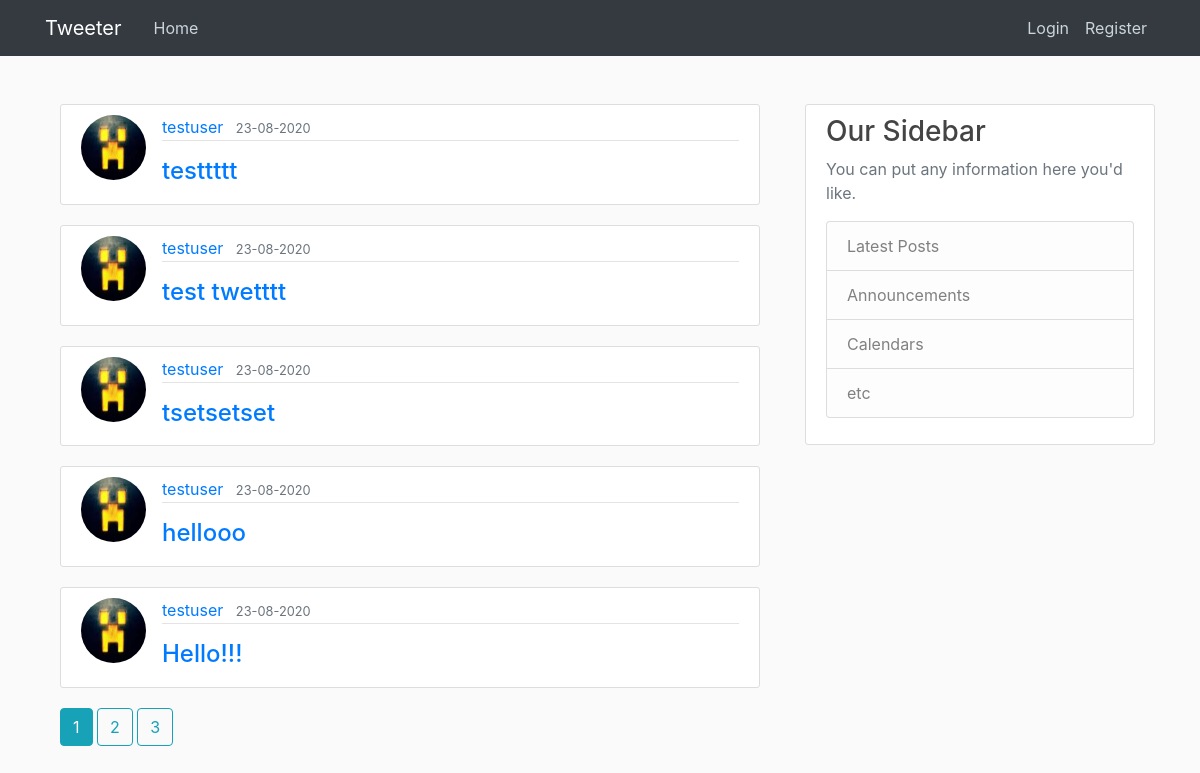
Before: / with the older database file.
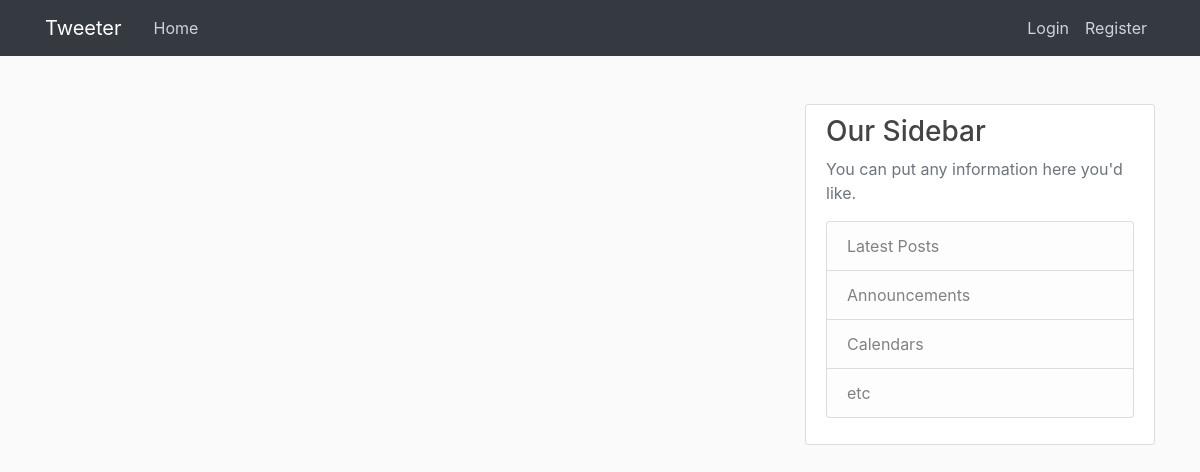
After: the same page with the newer database file.
### tweeter/models.py (models this page shows, shortened)
class Tweet(db.Model):
    id = db.Column(db.Integer, primary_key=True)
    text = db.Column(db.String(200), nullable=False)
    date_posted = db.Column(db.DateTime, nullable=False, default=datetime.utcnow)
    user_id = db.Column(db.Integer, db.ForeignKey('user.id'), nullable=False)

class User(db.Model, UserMixin):
    id = db.Column(db.Integer, primary_key=True)
    username = db.Column(db.String(20), unique=True, nullable=False)
    email = db.Column(db.String(120), unique=True, nullable=False)
    image_file = db.Column(db.String(20), nullable=False, default='default.jpg')
    password = db.Column(db.String(60),nullable=False)
    tweets = db.relationship('Tweet', backref='author', lazy=True)

### tweeter/routes.py (the view)
@app.route('/')
def index():
    page = request.args.get('page', 1, type=int)
    tweets = Tweet.query.order_by(Tweet.date_posted.desc()).paginate(page=page, per_page=5)
    return render_template('index.html', tweets=tweets)

### tweeter/templates/index.html
{% extends "base.html" %}
{% block content %}
{% for tweet in tweets.items %}
    <article class="media content-section" >
        <img src="{{ url_for('static', filename='profile_pics/' + tweet.author.image_file) }}" class="rounded-circle article-img" alt="">
        <div class="media-body">
        <div class="article-metadata">
            <a class="mr-2" href="{{ url_for('user_tweets', username=tweet.author.username) }}">{{ tweet.author.username }}</a>
            <small class="text-muted">{{ tweet.date_posted.strftime('%d-%m-%Y') }}</small>
        </div>
        <a href="{{ url_for('tweet', id=tweet.id)}}" class="tweet">
        <div>
            <p class="article-content h4 mt-3">{{ tweet.text }}</p>
        </div>
        </a>
        </div>
    </article>
{% endfor %}
{% for page_num in tweets.iter_pages(left_edge=1, right_edge=1, left_current=1, right_current=2)  %}
    {% if page_num %}
        {% if tweets.page == page_num %}
            <a class="btn btn-info mb4" href="{{ url_for('index', page=page_num) }}">{{ page_num }}</a>
        {% else %}
            <a class="btn btn-outline-info mb4" href="{{ url_for('index', page=page_num) }}">{{ page_num }}</a>
        {% endif %}
    {% else %}
        ...
    {% endif %}
{% endfor %}
{% endblock content %}

### tweeter/templates/base.html (shortened to what this page needs)
<!DOCTYPE html>
<html lang="en">
<head>
    <link rel="stylesheet" href="https://maxcdn.bootstrapcdn.com/bootstrap/4.0.0/css/bootstrap.min.css">
    <link rel="stylesheet" href="{{ url_for('static', filename='main.css') }}">
</head>
<body>
    <header class="site-header">
        <nav class="navbar navbar-expand-md navbar-dark bg-dark fixed-top">
          <div class="container">
            <a class="navbar-brand mr-4" href="/">Tweeter</a>
            <div class="collapse navbar-collapse" id="navbarToggle">
              <div class="navbar-nav mr-auto">
                <a class="nav-item nav-link" href="{{url_for('index')}}">Home</a>
              </div>
              <div class="navbar-nav">
                {% if current_user.is_authenticated %}
                <a class="nav-item nav-link " href="{{ url_for('account') }}">{{ current_user.username }}</a>
                <a class="nav-item nav-link mr-4" href="{{ url_for('new_tweet') }}">Create Tweet</a>
                <a class="nav-item nav-link btn btn-outline-secondary btn-dark" href="{{ url_for('logout') }}">Logout</a>
                {% else %}
                <a class="nav-item nav-link" href="{{ url_for('login') }}">Login</a>
                <a class="nav-item nav-link" href="{{ url_for('register') }}">Register</a>
                {% endif %}
              </div>
            </div>
          </div>
        </nav>
      </header>
      <main role="main" class="container">
        <div class="row">
          <div class="col-md-8">
              <div class="container mt-4">
                {% block content %}{% endblock %}
              </div>
          </div>
          <div class="col-md-4">
            <div class="content-section mt-4">
              <h3>Our Sidebar</h3>
              <p class='text-muted'>You can put any information here you'd like.
                <ul class="list-group">
                  <li class="list-group-item list-group-item-light">Latest Posts</li>
                  <li class="list-group-item list-group-item-light">Announcements</li>
                  <li class="list-group-item list-group-item-light">Calendars</li>
                  <li class="list-group-item list-group-item-light">etc</li>
                </ul>
              </p>
            </div>
          </div>
        </div>
      </main>
</body>
</html>

### tweeter/static/main.css (style rules this page uses)
body { background: #fafafa !important; color: #333333; margin-top: 5rem; }
h1, h2, h3, h4, h5, h6 { color: #444444; }
.site-header .navbar-nav .nav-link { color: #cbd5db; }
.content-section { background: #ffffff; padding: 10px 20px; border: 1px solid #dddddd; border-radius: 3px; margin-bottom: 20px; }

Changed rows visible on the page:
removed Tweet: image_file (picture), author.username "testuser", date_posted "23-08-2020", text "testtttt"
removed Tweet: image_file (picture), author.username "testuser", date_posted "23-08-2020", text "test twetttt"
removed Tweet: image_file (picture), author.username "testuser", date_posted "23-08-2020", text "tsetsetset"
removed Tweet: image_file (picture), author.username "testuser", date_posted "23-08-2020", text "hellooo"
removed Tweet: image_file (picture), author.username "testuser", date_posted "23-08-2020", text "Hello!!!"
Other visible differences:
list line gone: "1"
list line gone: "2"
list line gone: "3"
